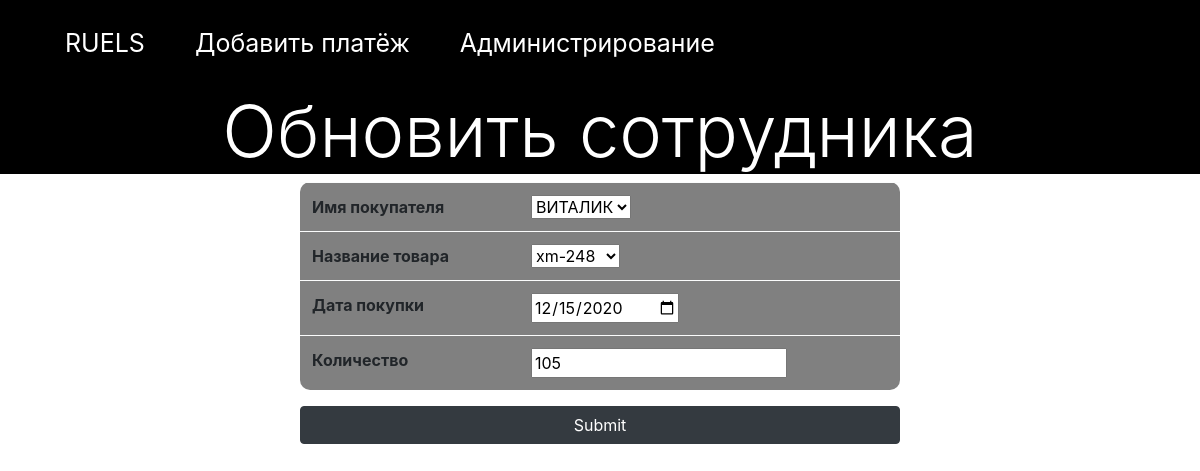
Screenshot of /payment/update/1 with the database file from the repository.
### payments/models.py (models this page shows)
class Payment(models.Model):
    customers_id = models.ForeignKey('customers.Customer', on_delete=models.CASCADE)
    products_id = models.ForeignKey('products.Product', on_delete=models.CASCADE)
    payment_Date = models.DateField(max_length=50)
    amount = models.CharField(max_length=50)

### payments/views.py (the view)
# urls.py: path('update/<int:payment_id>', views.update_payment),
def update_payment(request, payment_id):
    payment_id = int(payment_id)
    try:
        payment_sel = Payment.objects.get(id = payment_id)
    except Payment.DoesNotExist:
        return redirect('index-payment')
    payment_form = PaymentCreate(request.POST or None, instance = payment_sel)
    if payment_form.is_valid():
       payment_form.save()
       return redirect('index-payment')
    return render(request, 'payments/upload_payments.html', {'upload_payments':payment_form, 'title':"Обновить сотрудника"})

### payments/forms.py
class PaymentCreate(forms.ModelForm):
    class Meta:
        model = Payment
        fields = ('customers_id', 'products_id', 'payment_Date', 'amount')
        labels = {
            'customers_id': ('Имя покупателя'),
            'products_id' : ('Название товара'),
            'payment_Date': ('Дата покупки'),
            'amount': ('Количество'),
        }
        widgets = {
            'payment_Date': forms.DateInput(attrs={'type': 'date'}),
            'amount' : NumberInput(attrs={'maxlength': 50}),
        }

### customers/models.py (called while the page is built)
    def __str__(self):
        return self.first_name

### products/models.py (called while the page is built)
    def __str__(self):
        return self.product_name

### payments/templates/payments/upload_payments.html (shortened to what this page needs)
{% extends 'payments/payments.html' %}
{% block content %}
    <center>
    <h1 class="display-3" style="background-color:black;color:white;">{{title}}</h1>
    <form method = 'POST' enctype="multipart/form-data">
        <table class = 'w-50 table table-light' style="border-radius:10px;background-color:gray;">
            {% for field in upload_payments %}
            <tr>
                <th>{{field.label}}</th>
                <td>{{ field }}</td>
            </tr>
            {% endfor %}
        </table>
        <button type="submit" class="btn btn-dark w-50">Submit</button>
    </form>
</center>
{% endblock %}

### static/css/customer.css (style rules this page uses)
body { margin: 0; padding: 0; }

### rows the page displays
Payment: upload_payments "ВИТАЛИК" "xm-248" "12/15/2020" "105"

### other values shown
{{ title }} "Обновить сотрудника"
{{ field.label }} "Имя покупателя" "Название товара" "Дата покупки" "Количество"
